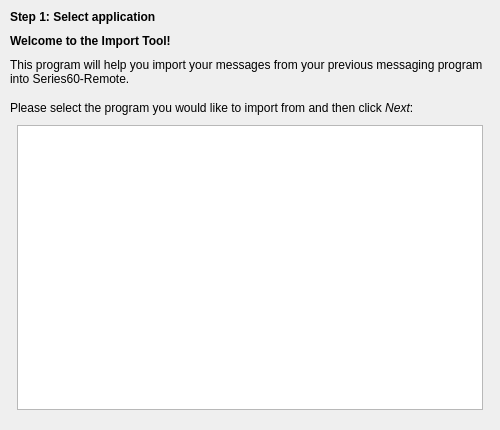
<?xml version="1.0" encoding="UTF-8"?>
<ui version="4.0">
 <class>applicationPage</class>
 <widget class="QWidget" name="applicationPage">
  <property name="geometry">
   <rect>
    <x>0</x>
    <y>0</y>
    <width>500</width>
    <height>430</height>
   </rect>
  </property>
  <layout class="QVBoxLayout" name="verticalLayout">
   <property name="spacing">
    <number>10</number>
   </property>
   <property name="leftMargin">
    <number>10</number>
   </property>
   <property name="topMargin">
    <number>10</number>
   </property>
   <property name="rightMargin">
    <number>10</number>
   </property>
   <property name="bottomMargin">
    <number>20</number>
   </property>
   <item>
    <widget class="QLabel" name="label">
     <property name="font">
      <font>
       <weight>75</weight>
       <bold>true</bold>
      </font>
     </property>
     <property name="text">
      <string>Step 1: Select application</string>
     </property>
     <property name="wordWrap">
      <bool>true</bool>
     </property>
    </widget>
   </item>
   <item>
    <widget class="QLabel" name="label_2">
     <property name="font">
      <font>
       <weight>75</weight>
       <bold>true</bold>
      </font>
     </property>
     <property name="text">
      <string>Welcome to the Import Tool!</string>
     </property>
     <property name="wordWrap">
      <bool>true</bool>
     </property>
    </widget>
   </item>
   <item>
    <widget class="QLabel" name="label_3">
     <property name="text">
      <string>This program will help you import your messages from your previous messaging program into Series60-Remote.</string>
     </property>
     <property name="wordWrap">
      <bool>true</bool>
     </property>
    </widget>
   </item>
   <item>
    <spacer name="verticalSpacer">
     <property name="orientation">
      <enum>Qt::Vertical</enum>
     </property>
     <property name="sizeType">
      <enum>QSizePolicy::Fixed</enum>
     </property>
     <property name="sizeHint" stdset="0">
      <size>
       <width>20</width>
       <height>5</height>
      </size>
     </property>
    </spacer>
   </item>
   <item>
    <widget class="QLabel" name="label_4">
     <property name="text">
      <string>Please select the program you would like to import from and then click &lt;i&gt;Next&lt;/i&gt;:</string>
     </property>
     <property name="wordWrap">
      <bool>true</bool>
     </property>
    </widget>
   </item>
   <item>
    <layout class="QHBoxLayout" name="horizontalLayout">
     <item>
      <spacer name="horizontalSpacer">
       <property name="orientation">
        <enum>Qt::Horizontal</enum>
       </property>
       <property name="sizeType">
        <enum>QSizePolicy::Fixed</enum>
       </property>
       <property name="sizeHint" stdset="0">
        <size>
         <width>7</width>
         <height>20</height>
        </size>
       </property>
      </spacer>
     </item>
     <item>
      <widget class="QListWidget" name="applicationList"/>
     </item>
     <item>
      <spacer name="horizontalSpacer_2">
       <property name="orientation">
        <enum>Qt::Horizontal</enum>
       </property>
       <property name="sizeType">
        <enum>QSizePolicy::Fixed</enum>
       </property>
       <property name="sizeHint" stdset="0">
        <size>
         <width>7</width>
         <height>20</height>
        </size>
       </property>
      </spacer>
     </item>
    </layout>
   </item>
  </layout>
 </widget>
 <resources/>
 <connections/>
</ui>
